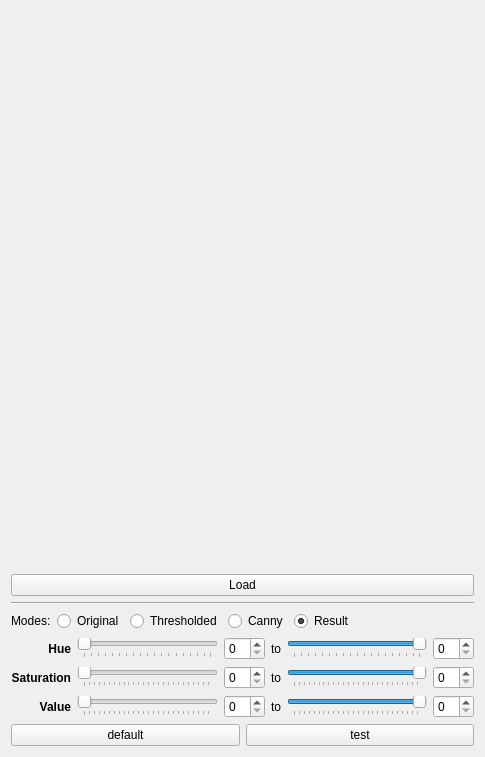
<?xml version="1.0" encoding="UTF-8"?>
<ui version="4.0">
 <class>MainBox</class>
 <widget class="QWidget" name="MainBox">
  <property name="geometry">
   <rect>
    <x>0</x>
    <y>0</y>
    <width>485</width>
    <height>757</height>
   </rect>
  </property>
  <property name="windowTitle">
   <string>MainBox</string>
  </property>
  <layout class="QVBoxLayout" name="verticalLayout">
   <item>
    <widget class="QLabel" name="lbView">
     <property name="sizePolicy">
      <sizepolicy hsizetype="Preferred" vsizetype="Expanding">
       <horstretch>0</horstretch>
       <verstretch>0</verstretch>
      </sizepolicy>
     </property>
     <property name="minimumSize">
      <size>
       <width>0</width>
       <height>500</height>
      </size>
     </property>
     <property name="text">
      <string/>
     </property>
     <property name="alignment">
      <set>Qt::AlignCenter</set>
     </property>
    </widget>
   </item>
   <item>
    <layout class="QHBoxLayout" name="horizontalLayout">
     <item>
      <widget class="QPushButton" name="bnLoad">
       <property name="text">
        <string>Load</string>
       </property>
      </widget>
     </item>
    </layout>
   </item>
   <item>
    <widget class="Line" name="line">
     <property name="orientation">
      <enum>Qt::Horizontal</enum>
     </property>
    </widget>
   </item>
   <item>
    <layout class="QHBoxLayout" name="horizontalLayout_2">
     <item>
      <widget class="QLabel" name="label_4">
       <property name="text">
        <string>Modes:</string>
       </property>
      </widget>
     </item>
     <item>
      <widget class="QRadioButton" name="rbOriginal">
       <property name="text">
        <string>Original</string>
       </property>
      </widget>
     </item>
     <item>
      <widget class="QRadioButton" name="rbThresholded">
       <property name="text">
        <string>Thresholded</string>
       </property>
       <property name="checked">
        <bool>false</bool>
       </property>
      </widget>
     </item>
     <item>
      <widget class="QRadioButton" name="rbCanny">
       <property name="text">
        <string>Canny</string>
       </property>
       <property name="checked">
        <bool>false</bool>
       </property>
      </widget>
     </item>
     <item>
      <widget class="QRadioButton" name="rbResult">
       <property name="text">
        <string>Result</string>
       </property>
       <property name="checked">
        <bool>true</bool>
       </property>
      </widget>
     </item>
     <item>
      <spacer name="horizontalSpacer">
       <property name="orientation">
        <enum>Qt::Horizontal</enum>
       </property>
       <property name="sizeHint" stdset="0">
        <size>
         <width>40</width>
         <height>20</height>
        </size>
       </property>
      </spacer>
     </item>
    </layout>
   </item>
   <item>
    <layout class="QGridLayout" name="gridLayout_2">
     <item row="1" column="1">
      <widget class="QSlider" name="slSaturationFrom">
       <property name="maximum">
        <number>255</number>
       </property>
       <property name="orientation">
        <enum>Qt::Horizontal</enum>
       </property>
       <property name="tickPosition">
        <enum>QSlider::TicksBelow</enum>
       </property>
      </widget>
     </item>
     <item row="0" column="1">
      <widget class="QSlider" name="slHueFrom">
       <property name="maximum">
        <number>179</number>
       </property>
       <property name="orientation">
        <enum>Qt::Horizontal</enum>
       </property>
       <property name="tickPosition">
        <enum>QSlider::TicksBelow</enum>
       </property>
      </widget>
     </item>
     <item row="1" column="3">
      <widget class="QLabel" name="label_7">
       <property name="text">
        <string>to</string>
       </property>
      </widget>
     </item>
     <item row="2" column="0">
      <widget class="QLabel" name="label_3">
       <property name="font">
        <font>
         <weight>75</weight>
         <bold>true</bold>
        </font>
       </property>
       <property name="text">
        <string>Value</string>
       </property>
       <property name="alignment">
        <set>Qt::AlignRight|Qt::AlignTrailing|Qt::AlignVCenter</set>
       </property>
      </widget>
     </item>
     <item row="2" column="2">
      <widget class="QSpinBox" name="spValueFrom"/>
     </item>
     <item row="1" column="2">
      <widget class="QSpinBox" name="spSaturationFrom"/>
     </item>
     <item row="0" column="5">
      <widget class="QSpinBox" name="spHueTo"/>
     </item>
     <item row="2" column="5">
      <widget class="QSpinBox" name="spValueTo"/>
     </item>
     <item row="1" column="5">
      <widget class="QSpinBox" name="spSaturationTo"/>
     </item>
     <item row="0" column="4">
      <widget class="QSlider" name="slHueTo">
       <property name="maximum">
        <number>179</number>
       </property>
       <property name="value">
        <number>179</number>
       </property>
       <property name="orientation">
        <enum>Qt::Horizontal</enum>
       </property>
       <property name="tickPosition">
        <enum>QSlider::TicksBelow</enum>
       </property>
      </widget>
     </item>
     <item row="2" column="4">
      <widget class="QSlider" name="slValueTo">
       <property name="maximum">
        <number>255</number>
       </property>
       <property name="value">
        <number>255</number>
       </property>
       <property name="orientation">
        <enum>Qt::Horizontal</enum>
       </property>
       <property name="tickPosition">
        <enum>QSlider::TicksBelow</enum>
       </property>
      </widget>
     </item>
     <item row="0" column="2">
      <widget class="QSpinBox" name="spHueFrom"/>
     </item>
     <item row="2" column="1">
      <widget class="QSlider" name="slValueFrom">
       <property name="maximum">
        <number>255</number>
       </property>
       <property name="orientation">
        <enum>Qt::Horizontal</enum>
       </property>
       <property name="tickPosition">
        <enum>QSlider::TicksBelow</enum>
       </property>
      </widget>
     </item>
     <item row="1" column="0">
      <widget class="QLabel" name="label_2">
       <property name="font">
        <font>
         <weight>75</weight>
         <bold>true</bold>
        </font>
       </property>
       <property name="text">
        <string>Saturation</string>
       </property>
       <property name="alignment">
        <set>Qt::AlignRight|Qt::AlignTrailing|Qt::AlignVCenter</set>
       </property>
      </widget>
     </item>
     <item row="0" column="0">
      <widget class="QLabel" name="label">
       <property name="font">
        <font>
         <weight>75</weight>
         <bold>true</bold>
        </font>
       </property>
       <property name="text">
        <string>Hue</string>
       </property>
       <property name="alignment">
        <set>Qt::AlignRight|Qt::AlignTrailing|Qt::AlignVCenter</set>
       </property>
      </widget>
     </item>
     <item row="1" column="4">
      <widget class="QSlider" name="slSaturationTo">
       <property name="maximum">
        <number>255</number>
       </property>
       <property name="value">
        <number>255</number>
       </property>
       <property name="orientation">
        <enum>Qt::Horizontal</enum>
       </property>
       <property name="tickPosition">
        <enum>QSlider::TicksBelow</enum>
       </property>
      </widget>
     </item>
     <item row="0" column="3">
      <widget class="QLabel" name="label_5">
       <property name="text">
        <string>to</string>
       </property>
      </widget>
     </item>
     <item row="2" column="3">
      <widget class="QLabel" name="label_9">
       <property name="text">
        <string>to</string>
       </property>
      </widget>
     </item>
    </layout>
   </item>
   <item>
    <layout class="QHBoxLayout" name="horizontalLayout_4">
     <item>
      <widget class="QPushButton" name="btn_default">
       <property name="text">
        <string>default</string>
       </property>
      </widget>
     </item>
     <item>
      <widget class="QPushButton" name="btn_test">
       <property name="text">
        <string>test</string>
       </property>
      </widget>
     </item>
    </layout>
   </item>
  </layout>
 </widget>
 <layoutdefault spacing="6" margin="11"/>
 <tabstops>
  <tabstop>bnLoad</tabstop>
  <tabstop>rbOriginal</tabstop>
  <tabstop>rbThresholded</tabstop>
  <tabstop>rbCanny</tabstop>
  <tabstop>rbResult</tabstop>
  <tabstop>slHueFrom</tabstop>
  <tabstop>spHueFrom</tabstop>
  <tabstop>slHueTo</tabstop>
  <tabstop>spHueTo</tabstop>
  <tabstop>slSaturationFrom</tabstop>
  <tabstop>spSaturationFrom</tabstop>
  <tabstop>slSaturationTo</tabstop>
  <tabstop>spSaturationTo</tabstop>
  <tabstop>slValueFrom</tabstop>
  <tabstop>spValueFrom</tabstop>
  <tabstop>slValueTo</tabstop>
  <tabstop>spValueTo</tabstop>
  <tabstop>btn_default</tabstop>
  <tabstop>btn_test</tabstop>
 </tabstops>
 <resources/>
 <connections>
  <connection>
   <sender>slHueFrom</sender>
   <signal>sliderMoved(int)</signal>
   <receiver>spHueFrom</receiver>
   <slot>setValue(int)</slot>
   <hints>
    <hint type="sourcelabel">
     <x>159</x>
     <y>515</y>
    </hint>
    <hint type="destinationlabel">
     <x>195</x>
     <y>517</y>
    </hint>
   </hints>
  </connection>
  <connection>
   <sender>spHueFrom</sender>
   <signal>valueChanged(int)</signal>
   <receiver>slHueFrom</receiver>
   <slot>setValue(int)</slot>
   <hints>
    <hint type="sourcelabel">
     <x>208</x>
     <y>523</y>
    </hint>
    <hint type="destinationlabel">
     <x>158</x>
     <y>522</y>
    </hint>
   </hints>
  </connection>
  <connection>
   <sender>slSaturationFrom</sender>
   <signal>valueChanged(int)</signal>
   <receiver>spSaturationFrom</receiver>
   <slot>setValue(int)</slot>
   <hints>
    <hint type="sourcelabel">
     <x>156</x>
     <y>538</y>
    </hint>
    <hint type="destinationlabel">
     <x>195</x>
     <y>546</y>
    </hint>
   </hints>
  </connection>
  <connection>
   <sender>spSaturationFrom</sender>
   <signal>valueChanged(int)</signal>
   <receiver>slSaturationFrom</receiver>
   <slot>setValue(int)</slot>
   <hints>
    <hint type="sourcelabel">
     <x>209</x>
     <y>535</y>
    </hint>
    <hint type="destinationlabel">
     <x>160</x>
     <y>540</y>
    </hint>
   </hints>
  </connection>
  <connection>
   <sender>slValueFrom</sender>
   <signal>sliderMoved(int)</signal>
   <receiver>spValueFrom</receiver>
   <slot>setValue(int)</slot>
   <hints>
    <hint type="sourcelabel">
     <x>149</x>
     <y>568</y>
    </hint>
    <hint type="destinationlabel">
     <x>211</x>
     <y>573</y>
    </hint>
   </hints>
  </connection>
  <connection>
   <sender>spValueFrom</sender>
   <signal>valueChanged(int)</signal>
   <receiver>slValueFrom</receiver>
   <slot>setValue(int)</slot>
   <hints>
    <hint type="sourcelabel">
     <x>208</x>
     <y>561</y>
    </hint>
    <hint type="destinationlabel">
     <x>152</x>
     <y>571</y>
    </hint>
   </hints>
  </connection>
  <connection>
   <sender>slHueTo</sender>
   <signal>sliderMoved(int)</signal>
   <receiver>spHueTo</receiver>
   <slot>setValue(int)</slot>
   <hints>
    <hint type="sourcelabel">
     <x>340</x>
     <y>516</y>
    </hint>
    <hint type="destinationlabel">
     <x>402</x>
     <y>521</y>
    </hint>
   </hints>
  </connection>
  <connection>
   <sender>spHueTo</sender>
   <signal>valueChanged(int)</signal>
   <receiver>slHueTo</receiver>
   <slot>setValue(int)</slot>
   <hints>
    <hint type="sourcelabel">
     <x>407</x>
     <y>513</y>
    </hint>
    <hint type="destinationlabel">
     <x>362</x>
     <y>518</y>
    </hint>
   </hints>
  </connection>
  <connection>
   <sender>slSaturationTo</sender>
   <signal>sliderMoved(int)</signal>
   <receiver>spSaturationTo</receiver>
   <slot>setValue(int)</slot>
   <hints>
    <hint type="sourcelabel">
     <x>328</x>
     <y>544</y>
    </hint>
    <hint type="destinationlabel">
     <x>410</x>
     <y>550</y>
    </hint>
   </hints>
  </connection>
  <connection>
   <sender>spSaturationTo</sender>
   <signal>valueChanged(int)</signal>
   <receiver>slSaturationTo</receiver>
   <slot>setValue(int)</slot>
   <hints>
    <hint type="sourcelabel">
     <x>407</x>
     <y>543</y>
    </hint>
    <hint type="destinationlabel">
     <x>345</x>
     <y>543</y>
    </hint>
   </hints>
  </connection>
  <connection>
   <sender>slValueTo</sender>
   <signal>sliderMoved(int)</signal>
   <receiver>spValueTo</receiver>
   <slot>setValue(int)</slot>
   <hints>
    <hint type="sourcelabel">
     <x>369</x>
     <y>566</y>
    </hint>
    <hint type="destinationlabel">
     <x>398</x>
     <y>571</y>
    </hint>
   </hints>
  </connection>
  <connection>
   <sender>spValueTo</sender>
   <signal>valueChanged(int)</signal>
   <receiver>slValueTo</receiver>
   <slot>setValue(int)</slot>
   <hints>
    <hint type="sourcelabel">
     <x>394</x>
     <y>566</y>
    </hint>
    <hint type="destinationlabel">
     <x>357</x>
     <y>571</y>
    </hint>
   </hints>
  </connection>
 </connections>
</ui>
